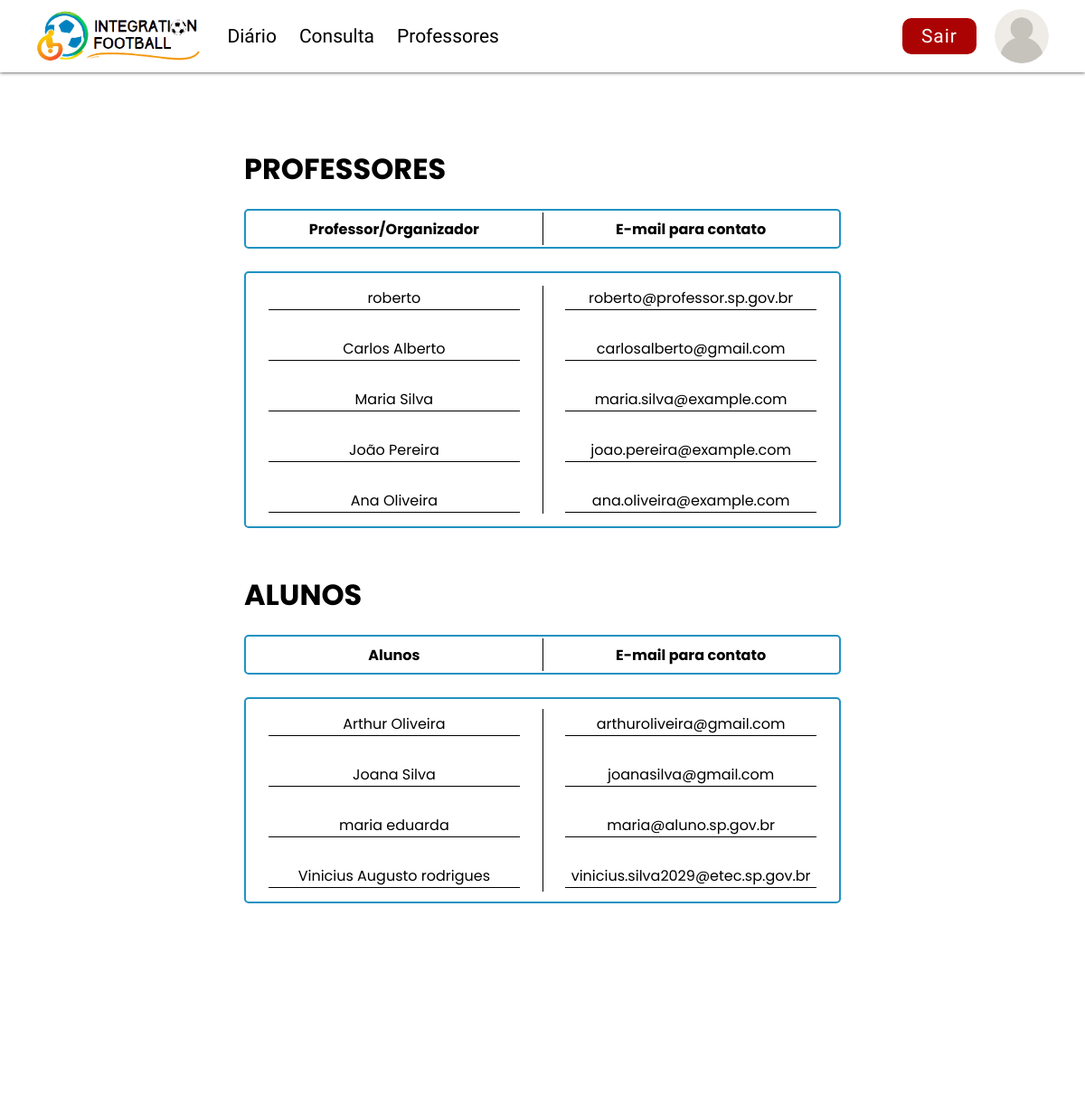
Before: /professores.php (upper part) with the older database file.
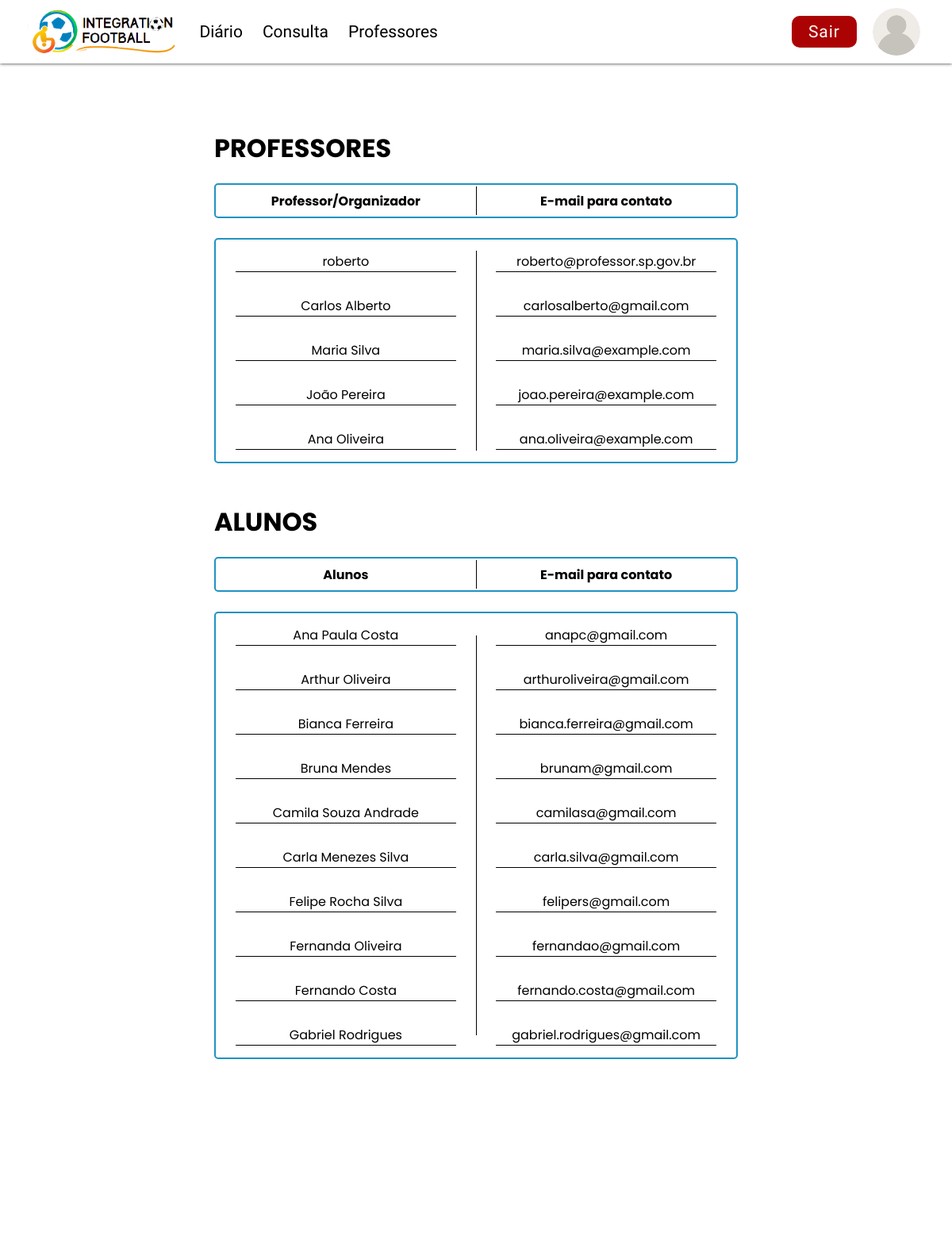
After: the same page with the newer database file.
### tables this page shows
CREATE TABLE `professores` (
  `id` int(11) NOT NULL,
  `nome_professor` varchar(255) NOT NULL,
  `cpf_professor` int(11) NOT NULL,
  `data_nasc` date NOT NULL,
  `email_professor` varchar(255) NOT NULL,
  `senha` varchar(55) NOT NULL,
  `telefone_professor` int(11) NOT NULL,
  `nome_coordenador` varchar(255) DEFAULT NULL
);

CREATE TABLE `alunos` (
  `id_aluno` int(10) UNSIGNED NOT NULL,
  `data_nasc` date NOT NULL,
  `cpf_aluno` int(11) NOT NULL,
  `telefone_aluno` int(11) NOT NULL,
  `nome_aluno` varchar(255) NOT NULL,
  `email_aluno` varchar(255) NOT NULL,
  `senha` varchar(255) NOT NULL,
  `id_turma` int(10) UNSIGNED DEFAULT NULL
);

### controller/conexao.php (called while the page is built, shortened)
<?php
class Conexao {
    private $host = "localhost";
    private $usuario = "root";
    private $senha = "";
    private $banco = "integrationfootball";
    private $conexao;
    public function __construct() {
        $this->conexao = new mysqli($this->host, $this->usuario, $this->senha, $this->banco);
    }
    public function getConexao() {
        return $this->conexao;
    }
}
?>

### controller/professorcontroller.php (called while the page is built, shortened)
<?php
require_once $_SERVER['DOCUMENT_ROOT'] . '/Integration-Football/Integration-Football/model/professorModel.php';
class ProfessorController
{
    private $professor;
    public function __construct()
    {
        $this->professor = new Professor();
        if (isset($_POST['crud'])) {
            if ($_POST['crud'] == "INSERT") {
                $this->inserir();
            } elseif ($_POST['crud'] == "UPDATE") {
                $this->atualizar();
            } elseif ($_POST['crud'] == "DELETE") {
                $this->deletar();
            } elseif ($_POST['crud'] == "alterarSenha") {
                $this->redefinirSenha();
                header("Location:" . "../perfilProfessor.php");
            }
        } else {
            $this->listar();
        }
    }
    public function listar()
    {
        return $this->professor->listar();
    }
}
new ProfessorController();

### model/professorModel.php (called while the page is built, shortened)
<?php
require_once $_SERVER['DOCUMENT_ROOT'] . "/Integration-Football/Integration-Football/controller/conexao.php";
class Professor
{
    private $conexao;
    public function __construct()
    {
        $this->conexao = new Conexao();
    }
    public function listar()
    {
        $sql = "SELECT * FROM professores";
        $stmt = $this->conexao->getConexao()->prepare($sql);
        $stmt->execute();
        $result = $stmt->get_result();
        $professores = [];
        while ($professor = $result->fetch_assoc()) {
            $professores[] = $professor;
        }
        return $professores;
    }
}

### controller/alunocontroller.php (called while the page is built, shortened)
<?php
require_once $_SERVER['DOCUMENT_ROOT'].'/Integration-Football/Integration-Football/model/alunoModel.php';
class AlunoController {
    private $aluno;
    public function __construct() {
        $this->aluno = new Aluno();
        if(isset($_POST['crud'])){
            if($_POST['crud']=="INSERT"){
                $this->inserir();
            }elseif($_POST['crud']=="UPDATE"){
                 $this->atualizar();
            }elseif($_POST['crud']=="DELETE"){
                $this->deletar();
            }
            header("Location:" . "../principal.php");
        }else{
            $this->listar();
        }
    }
    public function listar(){
        return $this->aluno->listar();
    }
}
new AlunoController();
?>

### model/alunoModel.php (called while the page is built, shortened)
<?php
require_once $_SERVER['DOCUMENT_ROOT'] . "/Integration-Football/Integration-Football/controller/conexao.php";
class Aluno
{
    private $conexao;
    public function __construct()
    {
        $this->conexao = new Conexao();
    }
    public function listar()
    {
        $sql = "SELECT * FROM alunos ORDER BY nome_aluno ASC LIMIT 10 ";
        $stmt = $this->conexao->getConexao()->prepare($sql);
        $stmt->execute();
        $result = $stmt->get_result();
        $alunos = [];
        while ($aluno = $result->fetch_assoc()) {
            $alunos[] = $aluno;
        }
        return $alunos;
    }
}

### professores.php (the view, shortened to what the changed rows need)
<?php
require_once $_SERVER['DOCUMENT_ROOT'] . '/Integration-Football/Integration-Football/controller/alunocontroller.php';
require_once $_SERVER['DOCUMENT_ROOT'] . '/Integration-Football/Integration-Football/controller/professorcontroller.php';
include_once('./templetes/headerAluno.php');
?>
<div class="container">
    <div id="consulta">
        <form id="form" action="">
            <h1 id="titulo">PROFESSORES</h1>
            <div id="table">
                <div id="nomes-professores">
                    <?php
                    $professorcontroller = new professorcontroller();
                    $professores = $professorcontroller->listar();
                    foreach ($professores as $professor) {
                    ?>
                        <div id="tr-nome">
                            <p><?= $professor['nome_professor']; ?></p>
                            <div class="separador-horizontal"></div>
                        </div>
                    <?php } ?>
                </div>
                <div id="contato-professores">
                    <?php
                    foreach ($professores as $professor) {
                    ?>
                        <div id="tr-nome">
                            <p><?= $professor['email_professor']; ?></p>
                            <div class="separador-horizontal"></div>
                        </div>
                    <?php } ?>
                </div>
            </div>
            <br><br>
            <h1 id="titulo">ALUNOS</h1>
            <div id="table">
                <div id="nomes-professores">
                    <?php
                    $alunocontroller = new alunocontroller();
                    $alunos = $alunocontroller->listar();
                    foreach ($alunos as $aluno) {
                    ?>
                        <div id="tr-nome">
                            <p><?= $aluno['nome_aluno']; ?></p>
                            <div class="separador-horizontal"></div>
                        </div>
                    <?php } ?>
                </div>
                <div id="contato-professores">
                    <?php
                    foreach ($alunos as $aluno) {
                    ?>
                        <div id="tr-nome">
                            <p><?= $aluno['email_aluno']; ?></p>
                            <div class="separador-horizontal"></div>
                        </div>
                    <?php } ?>
                </div>
            </div>
        </form>
    </div>
    <br><br><br><br><br>
</div>

Changed rows visible on the page:
no longer on this page (row unchanged): alunos: nome_aluno "Joana Silva", email_aluno "joanasilva@gmail.com"
no longer on this page (row unchanged): alunos: nome_aluno "maria eduarda", email_aluno "maria@aluno.sp.gov.br"
no longer on this page (row unchanged): alunos: nome_aluno "Vinicius Augusto rodrigues", email_aluno "vinicius.silva2029@etec.sp.gov.br"
added alunos: nome_aluno "Ana Paula Costa", email_aluno "anapc@gmail.com"
added alunos: nome_aluno "Bianca Ferreira", email_aluno "bianca.ferreira@gmail.com"
added alunos: nome_aluno "Bruna Mendes", email_aluno "brunam@gmail.com"
added alunos: nome_aluno "Camila Souza Andrade", email_aluno "camilasa@gmail.com"
added alunos: nome_aluno "Carla Menezes Silva", email_aluno "carla.silva@gmail.com"
added alunos: nome_aluno "Felipe Rocha Silva", email_aluno "felipers@gmail.com"
added alunos: nome_aluno "Fernanda Oliveira", email_aluno "fernandao@gmail.com"
added alunos: nome_aluno "Fernando Costa", email_aluno "fernando.costa@gmail.com"
added alunos: nome_aluno "Gabriel Rodrigues", email_aluno "gabriel.rodrigues@gmail.com"
